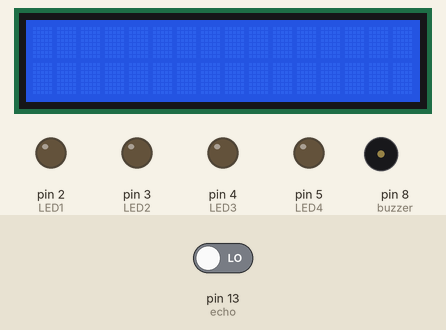
Simulated run of this sketch. Board: Arduino Uno, built with avr-gcc and run on an emulated ATmega328P. Shown: 16×2 character LCD, output pins drawn as LEDs (lit = HIGH), buzzer (waves = sounding, pin HIGH). Dashed ring = blinking. Inputs (shaded band) come from the test bench; at power-on: pin 13 (echo) LOW. Pins used as bus, display or sensor lines are not drawn; what the sketch prints to the serial monitor is not drawn.

Above: at 0.1 s.
At 1.8 s:
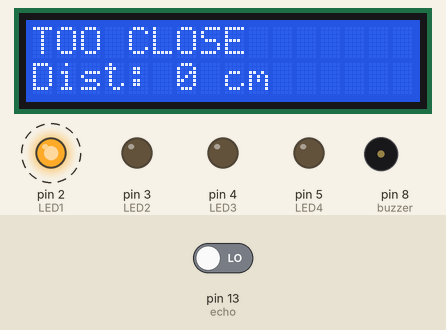
Timing chart, 0 to 130.0 s (numbered marks = the images above):
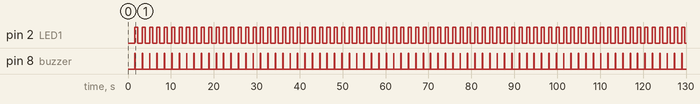

The sketch:

UltrasonicSensorWithLEDsAnLCDandBuzzer.ino
```cpp
#include <Wire.h>
#include <LiquidCrystal_I2C.h>

// LCD uses 4 pins: GND, VCC, SDA, SCL
LiquidCrystal_I2C lcd(0x27, 16, 2);


const int echo = 13;
const int trig = 12;

int LED1 = 2;   // TOO CLOSE
int LED2 = 3;   // CLOSE
int LED3 = 4;   // YOU HAVE SPACE
int LED4 = 5;   // OPEN
int buzzer = 8;

int duration = 0;
int distance = 0;

void setup() {
  pinMode(trig, OUTPUT);
  pinMode(echo, INPUT);

  pinMode(LED1, OUTPUT);
  pinMode(LED2, OUTPUT);
  pinMode(LED3, OUTPUT);
  pinMode(LED4, OUTPUT);
  pinMode(buzzer, OUTPUT);

  Serial.begin(9600);

  lcd.init();
  lcd.backlight();
}

void loop() {

  digitalWrite(trig, HIGH);
  delay(500);
  digitalWrite(trig, LOW);

  digitalWrite(LED1, LOW);
  digitalWrite(LED2, LOW);
  digitalWrite(LED3, LOW);
  digitalWrite(LED4, LOW);

  duration = pulseIn(echo, HIGH);
  distance = (duration / 2) / 28.5;

  lcd.clear();
  lcd.setCursor(0, 0);

if (distance < 10) {
    // Alarm 1: Rapid beeping
    digitalWrite(LED1, HIGH);
    lcd.print("TOO CLOSE");

    digitalWrite(buzzer, HIGH);
    delay(100);
    digitalWrite(buzzer, LOW);
    delay(100);
}

else if (distance >= 10 && distance <= 25) {
    // Alarm 2: Slow beeping
    digitalWrite(LED2, HIGH);
    lcd.print("CLOSE");

    digitalWrite(buzzer, HIGH);
    delay(100);
    digitalWrite(buzzer, LOW);
    delay(300);
}

else if (distance > 25 && distance < 75) {
    digitalWrite(LED3, HIGH);
    lcd.print("YOU HAVE SPACE");

    digitalWrite(buzzer, HIGH);   // No alarm
    delay(100);
    digitalWrite(buzzer, LOW);   // No alarm
    delay(1000);
}

else {
    digitalWrite(LED4, HIGH);
    lcd.print("OPEN");

    digitalWrite(buzzer, LOW);   // No alarm
}


  lcd.setCursor(0, 1);
  lcd.print("Dist: ");
  lcd.print(distance);
  lcd.print(" cm");

  Serial.println(distance);


}
```

Measured:
- by itself, pin 2 (LED1): alternates HIGH for 0.72 s and LOW for 1.0 s
- by itself, pin 8 (buzzer): alternates HIGH for 0.10 s and LOW for 1.6 s
- by itself, everything shown: repeats every 1.7 s, in 4 steps
